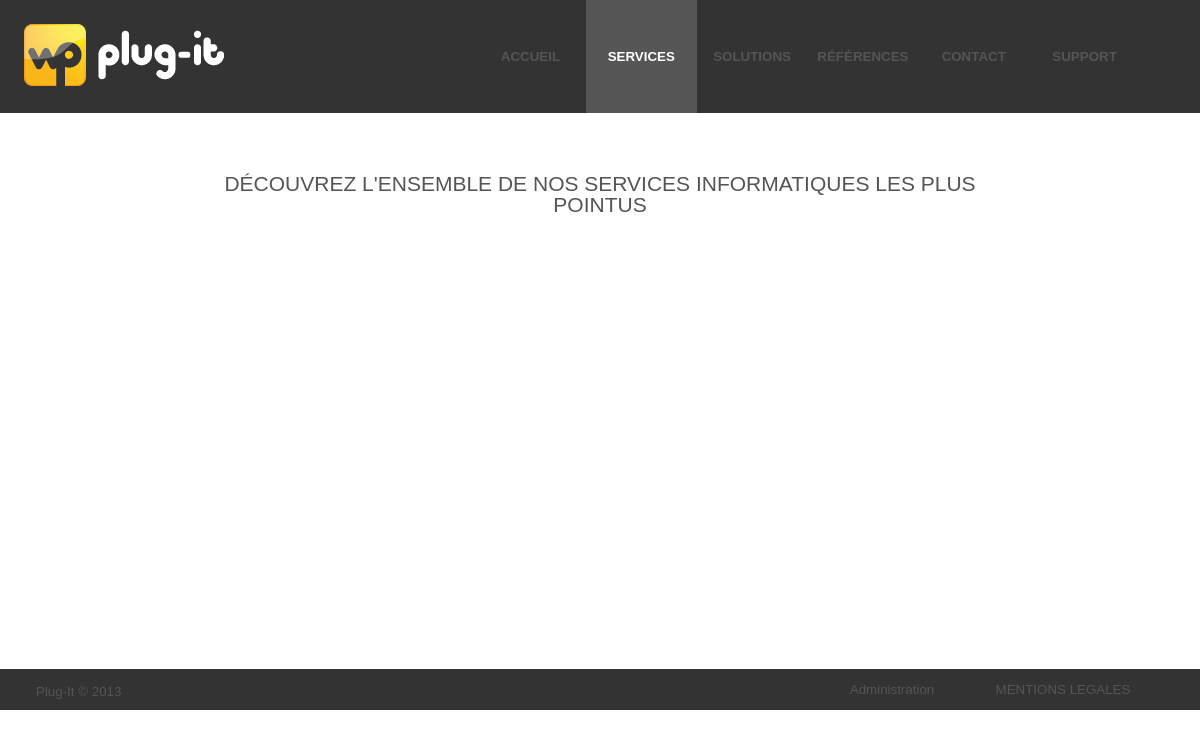
The page /Index.php?page=services&mode=view on the database as committed earlier.
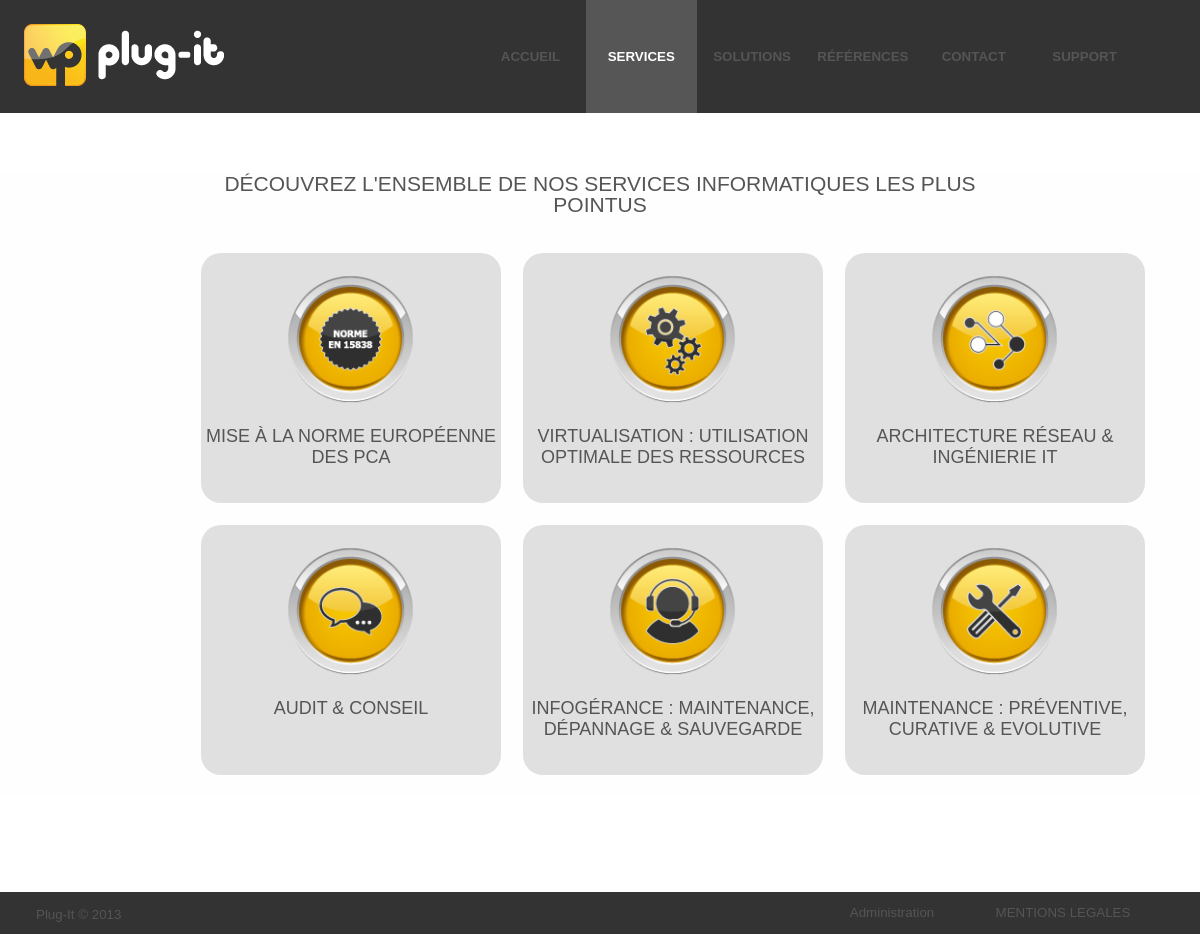
The same page on the database as committed later.
### tables this page shows
CREATE TABLE IF NOT EXISTS `services` (
  `id` int(11) NOT NULL AUTO_INCREMENT,
  `titre` varchar(100) NOT NULL,
  `corps` text NOT NULL,
  `image` varchar(100) NOT NULL,
  `subtitre` varchar(50) NOT NULL,
  `date` timestamp NOT NULL DEFAULT CURRENT_TIMESTAMP,
  PRIMARY KEY (`id`)
);

### Include/invite/services.php (the view, shortened to what this page needs)
<?php
	switch($_GET['mode'])
	{
		case 'view':
			echo'<div style="margin:auto;width:70%;">
				<h2>DÉCOUVREZ L\'ENSEMBLE DE NOS SERVICES INFORMATIQUES LES PLUS POINTUS</h2>';
					$retour = mysql_query('SELECT * FROM services ORDER BY id DESC') or die('Erreur SQL !<br />'.$sql.'<br />'.mysql_error());
					$i=1;
					echo '<table cellspacing="20">';
					while ($donnees = mysql_fetch_array($retour))
						{
							if($i == 0)
								echo '<tr>';
							echo '<td>
							<div class="blocksolution" onclick="location.href=\'Index.php?page=services&mode=viewone&id='.$donnees['id'].'\'">
								<img src="'.$donnees['image'].'" style="margin-left:5%;width:90%;"/><br/>
								<h3 style="text-align:center;font-size:18px;">'.$donnees['titre'].'</h3>
							</div></td>';
							$i++;
							if($i > 3)
							{
								$i=0;
							}
						}
					echo '</table>
				</div>';
		break;
	}

### Index.php (shortened to what this page needs)
<!DOCTYPE html>
<html lang="fr">
	<head>
		<link type="text/css" rel="stylesheet" href="styles/index.css"/>
	</head>
	<body>
		<div class="Banniere">
			<?php
				INCLUDE("include\common\banniere.php");
			?>
		</div>
		<div class="Corps">
			<?php
				INCLUDE("include\common\corps.php");
			?>
		</div>
		<div class="Pied">
			<?php
				INCLUDE("include\common\pied.php");
			?>
		</div>
	</body>
</html>

### Include/common/Banniere.php
<div style="overflow:hidden;">
	<a href="index.php?page=accueil"><img src="images/logotype_plug_it.png" style="float:left;margin-top:2%;margin-left:2%;"/></a>
	<table style="float:right;margin-left:5%;margin:-1%;margin-right:5%;" height="137px" class="menu" cellspacing="0">
		<tr>
			<td onclick="location.href='Index.php?page=accueil&sub=main'"
			<?php
				if(isset($_GET['page']) && $_GET['page'] == 'accueil')
					echo 'class="menu_selected"';
				else
					echo 'class="menu_unselected"';
			?> >Accueil</td>
			<td onclick="location.href='Index.php?page=services&mode=view'"
			<?php
				if(isset($_GET['page']) && $_GET['page'] == 'services')
					echo 'class="menu_selected"';
				else
					echo 'class="menu_unselected"';
			?>>Services</td>
			<td onclick="location.href='Index.php?page=solutions&mode=view'"
			<?php
				if(isset($_GET['page']) && $_GET['page'] == 'solutions')
					echo 'class="menu_selected"';
				else
					echo 'class="menu_unselected"';
			?>>Solutions</td>
			<td onclick="location.href='Index.php?page=references&mode=view'"
			<?php
				if(isset($_GET['page']) && $_GET['page'] == 'references')
					echo 'class="menu_selected"';
				else
					echo 'class="menu_unselected"';
			?>>Références</td>
			<td onclick="location.href='Index.php?page=contact'"
			<?php
				if(isset($_GET['page']) && $_GET['page'] == 'contact')
					echo 'class="menu_selected"';
				else
					echo 'class="menu_unselected"';
			?>>Contact</td>
			<td onclick="location.href='Index.php?page=support'"
			<?php
				if(isset($_GET['page']) && $_GET['page'] == 'support')
					echo 'class="menu_selected"';
				else
					echo 'class="menu_unselected"';
			?>>Support</td>
		</tr>
	</table>
</div>

### Include/common/Corps.php (shortened to what this page needs)
<?php
	switch ($_GET['page'])
	{
		case 'services':
		INCLUDE("\include\invite\services.php");
		break;
	}
?>

### Include/common/Pied.php
<?php
				if(isset($_SESSION['id']))
					$x = 'index.php?page=accueil&dc=1';
				else
					$x = 'index.php?page=admin';
			?>
<p class="p"><span class="span">Plug-It &copy; 2013</span>
<table style="position:absolute; right:5%;top:0; height:40px;" cellspacing="1">
	<tr>
		<td class="boutbout" onclick="location.href='<?php echo $x;?>'">
			<?php
				if(isset($_SESSION['id']))
					echo 'Deconnexion';
				else
					echo 'Administration';
			?>
		</td>
		<td width="15px">
		</td>
		<td class="boutbout" onclick="location.href='index.php?page=accueil&sub=mentions'" >
			MENTIONS LEGALES
		</td>
	</tr>
</table>
</p>

### styles/index.css (style rules this page uses)
.Banniere { height: 20%; position: relative; background-color:#333333; min-width: 900px; }
.menu td { width:14%; text-align:center; cursor: pointer; }
.menu td { font-weight:bold; text-transform:uppercase; }
.menu_selected { background-color:#565656; border-color:#696969 #DCDCDC #DCDCDC #696969; color:white; }
.Corps { position:relative; margin-top:5%; margin-left:0%; width:100%; min-height:400px; background-color:#FEFEFE; min-width: 900px; }
.Pied { padding-top:0.1%; position:relative; margin-top:8%; background-color:#333333; min-width: 900px; min-height: 40px; }
.boutbout { cursor: pointer; width:150px; text-align:center; }
.p { text-align: right; margin-left:3%; }
.p .span { float: left; }
.blocksolution { width:300px; height: 250px; background-color:#e0e0e0; cursor: pointer; border-radius:20px; }
h2,h3 { text-align: center; font-weight: normal; font-size:21px; line-height:21px; text-transform:uppercase; }
body { color:#555555; font-size:10pt; font-family: Arial,Helvetica,sans-serif; padding:0; margin: 0; }

Rows that differ between the two databases and show on the page:
added services: image (picture), titre "MISE À LA NORME EUROPÉENNE DES PCA"
added services: image (picture), titre "VIRTUALISATION : UTILISATION OPTIMALE DES RESSOURCES"
added services: image (picture), titre "ARCHITECTURE RÉSEAU & INGÉNIERIE IT"
added services: image (picture), titre "AUDIT & CONSEIL"
added services: image (picture), titre "INFOGÉRANCE : MAINTENANCE, DÉPANNAGE & SAUVEGARDE"
added services: image (picture), titre "MAINTENANCE : PRÉVENTIVE, CURATIVE & EVOLUTIVE"
